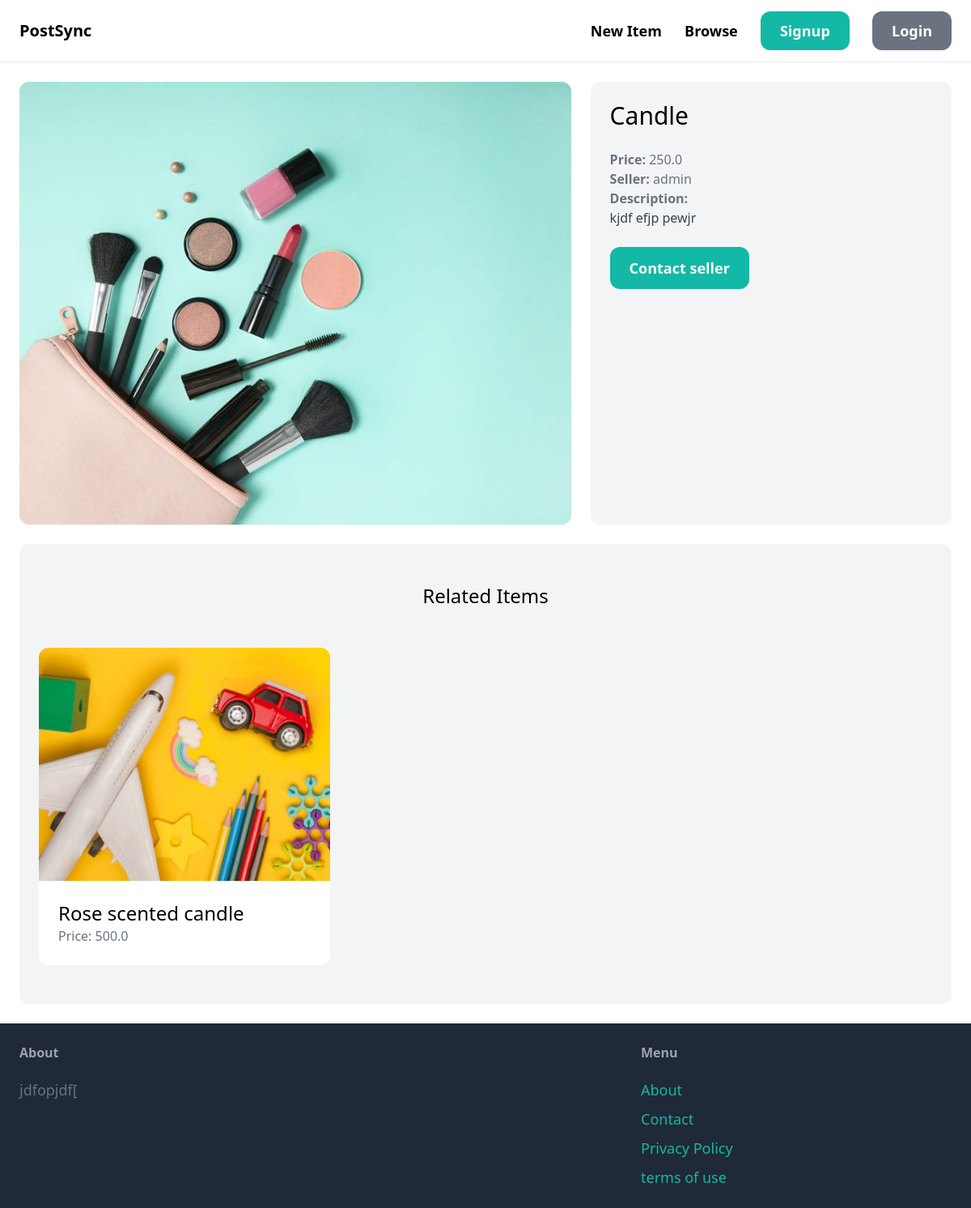
/item/2/, run on the app's committed database.
### item/models.py (models this page shows, shortened)
class Item(models.Model):
    category=models.ForeignKey(Category,related_name='items',on_delete=models.CASCADE)
    name=models.CharField(max_length=255)
    description=models.TextField(blank=True,null=True)
    price=models.FloatField()
    image=models.ImageField(upload_to='item_images',blank=True,null=True)
    is_sold=models.BooleanField(default=False)
    created_by=models.ForeignKey(User,related_name='items',on_delete=models.CASCADE)
    created_at=models.DateTimeField(auto_now_add=True)

### item/views.py (the view)
# urls.py: path('<int:pk>/', views.detail, name='detail'),
def detail(request, pk):
    item=get_object_or_404(Item, pk=pk)
    related_items=Item.objects.filter(category=item.category,is_sold=False).exclude(pk=pk)[0:3]
    return render(request, 'item/detail.html',{
        'item':item,
        'related_items':related_items
    })

### item/templates/item/detail.html (shortened to what this page needs)
{% extends 'core/base.html' %}
{% block content %}
<div class="grid grid-cols-5 gap-6">
    <div class="col-span-3">
        <img src="{{item.image.url}}" class="rounded-xl">
    </div>
    <div class="col-span-2 p-6 bg-gray-100 rounded-xl">
        <h1 class="mb-6 text-3xl">{{item.name}}</h1>
        <p class="text-gray-500"><strong>Price: </strong>{{item.price}}</p>
        <p class="text-gray-500"><strong>Seller: </strong>{{item.created_by.username}}</p>
        {% if item.description %}
            <p class="text-gray-700">
                <strong class="text-gray-500">Description:</strong><br>
                {{item.description}}
            </p>
        {% endif %}
        <a href="#" class="inline-block mt-6 px-6 py-3 text-lg font-semibold bg-teal-500 text-white rounded-xl hover:bg-teal-700">Contact seller</a>
    </div>
</div>
<div class="mt-6 px-6 py-12 bg-gray-100 rounded-xl">
        <h2 class="mb-12 text-2xl text-center">Related Items</h2>
        <div class="grid grid-cols-3 gap-3">
            {% for item in related_items %}
            <div>
                <a href="{% url 'item:detail' item.id %}">
                    <div>
                        <img src="{{item.image.url}}" class="rounded-t-xl">
                    </div>
                    <div class="p-6 bg-white rounded-b-xl">
                        <h2 class="text-2xl">{{item.name}}</h2>
                        <p class="text-gray-500">Price: {{item.price}}</p>
                    </div>
                </a>
            </div>
            {% endfor %}
        </div>
    </div>
{% endblock %}

### data on the page
Item: image (picture), name "Candle", price "250.0", created_by.username "admin", description "kjdf efjp pewjr"
Item: image (picture), name "Rose scented candle", price "500.0"
